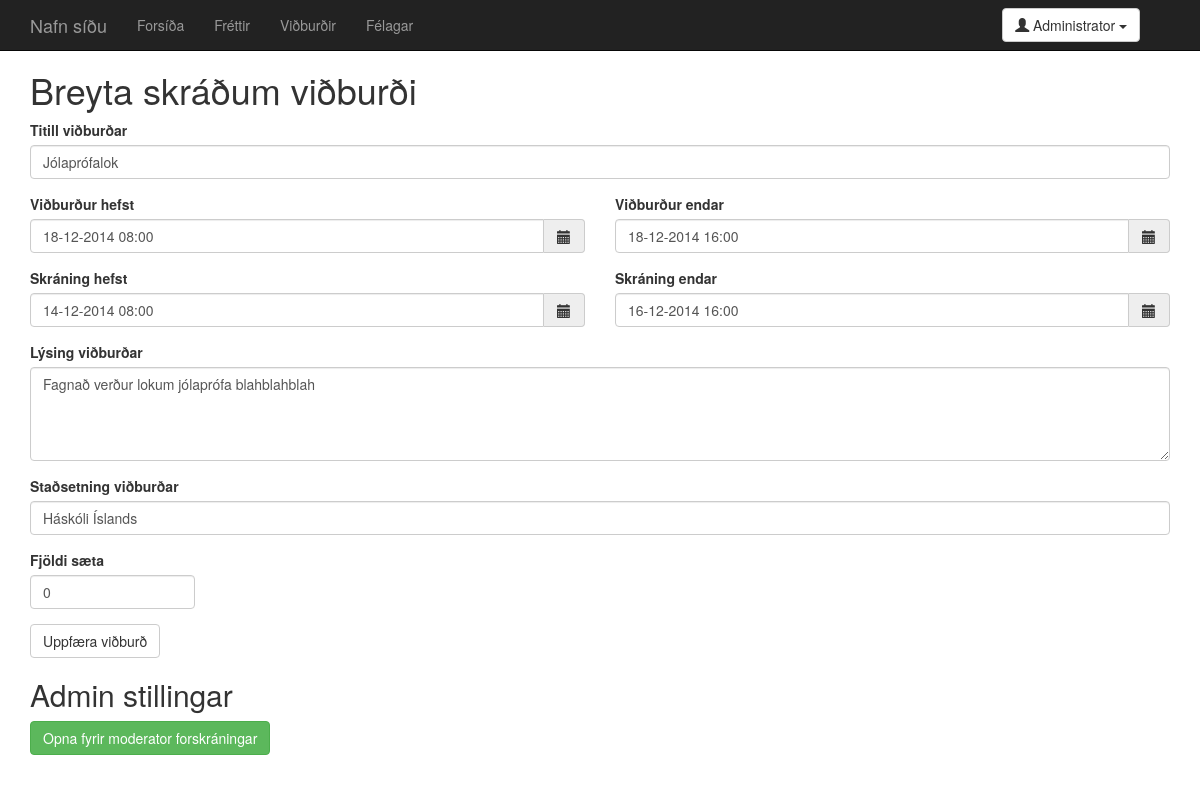
The page /event.change.php?id=1 (signed in) on the database its author committed.
### tables this page shows
CREATE TABLE 'users' (
  'user_id' integer NOT NULL,
  'name' text,
  'post' text NOT NULL UNIQUE,
  'pass' text,
  'privileges' integer,
  'phone_nr' text,
  PRIMARY KEY ('user_id')
);

CREATE TABLE 'events' (
  'event_id' integer NOT NULL,
  'title' text,
  'start' integer,
  'end' integer,
  'registration_start' integer,
  'registration_end' integer,
  'description' text,
  'location' text,
  'seats' integer,
  'date_created' integer,
  'date_edited' integer,
  'creator' integer,
  'last_editor' integer,
  'open_mod_registration' integer,
  PRIMARY KEY ('event_id')
);

### php/config.php (called while the page is built, shortened)
<?php
$website_name = "Nafn síðu";
?>

### php/session_setup.php (called while the page is built, shortened)
<?php
if (isset($_SESSION["loggedin_user"])) {
  $session_user = $_SESSION["loggedin_user"];
  $query = $db->prepare("SELECT name,post,pass,privileges,user_id FROM users WHERE post=:post;");
  $query->execute(array('post' => $session_user));
  $result = $query->fetchAll();
  if (!empty($result)) {
    $result = $result[0];
    $user_name = $result["name"];
  }
  else {
    define("USER_LOGGEDIN", FALSE);
  }
}
else {
  define("USER_LOGGEDIN", FALSE);
}
?>

### php/head.php (called while the page is built, shortened)
<?php
require_once "php/config.php";
require_once "php/db_login.php";
require_once "php/utils.php";
require_once "php/session_setup.php";
?>

### php/utils.php (called while the page is built, shortened)
<?php
function intGET($name) {
  if (filter_has_var(INPUT_GET, $name) !== False && filter_input(INPUT_GET, $name, FILTER_VALIDATE_INT) !== False) {
    return filter_input(INPUT_GET, $name, FILTER_SANITIZE_NUMBER_INT);
  }
  return 0;
}
?>

### event.change.php (the view, shortened to what this page needs)
<?php
require_once "php/head.php";
$event_id = intGET("id");
$query = $db->prepare("SELECT title,start,end,registration_start,registration_end,description,location,seats,open_mod_registration FROM events WHERE event_id = :event_id;");
$query->execute(array('event_id' => $event_id));
$event_result = $query->fetchAll();
$row_data = $event_result[0];
$title = $row_data["title"];
$start = intval($row_data["start"]);
$start_string = date("d-m-Y H:i",$start);
$end = intval($row_data["end"]);
$end_string = date("d-m-Y H:i",$end);
$registration_start = intval($row_data["registration_start"]);
$registration_start_string = date("d-m-Y H:i",$registration_start);
$registration_end = intval($row_data["registration_end"]);
$registration_end_string = date("d-m-Y H:i",$registration_end);
$description = $row_data["description"];
$location = $row_data["location"];
$seats = intval($row_data["seats"]);
$open_mod_registration = intval($row_data["open_mod_registration"]);
if ($open_mod_registration != 1) $open_mod_registration = 0;
$eventTitle       = $title;
$eventStarting    = $start_string;
$eventEnding      = $end_string;
$registerStarting = $registration_start_string;
$registerEnding   = $registration_end_string;
$eventDescription = $description;
$eventLocation    = $location;
$eventSeats       = $seats;
?>
<!DOCTYPE html>
<html lang="is">
  <head>
    <link href="dist/css/bootstrap.min.css" rel="stylesheet">
    <link href="dist/css/bootstrap-datetimepicker.min.css" rel="stylesheet">
    <link href="css/main.css" rel="stylesheet">
  </head>
  <body>
<?php
require_once "parts/navbar.php";
?>
    <div class="container">
      <h1>Breyta skráðum viðburði</h1>
      <form role="form" method="post" action="event.change.php?id=<?php echo $event_id; ?>">
        <div class="form-group">
          <label for="eventTitle">Titill viðburðar</label>
          <input class="form-control" id="eventTitle" name="eventTitle" placeholder="Titill" value="<?php echo $eventTitle; ?>">
        </div>
        <div class="row">
          <div class="form-group col-md-6">
            <label for="eventStarting">Viðburður hefst</label>
            <div class='input-group date' id='datetimepicker1'>
              <input id="eventStarting" name="eventStarting" type='text' class="form-control" data-format="dd-MM-yyyy" placeholder="dd-mm-áááá kk:mm" value="<?php echo $eventStarting; ?>" />
              <span class="input-group-addon"><span class="glyphicon glyphicon-calendar"></span>
              </span>
            </div>
          </div>
          <div class="form-group col-md-6">
            <label for="eventEnding">Viðburður endar</label>
            <div class='input-group date' id='datetimepicker2'>
              <input id="eventEnding" name="eventEnding" type='text' class="form-control" data-format="dd-MM-yyyy" placeholder="dd-mm-áááá kk:mm" value="<?php echo $eventEnding; ?>" />
              <span class="input-group-addon"><span class="glyphicon glyphicon-calendar"></span>
              </span>
            </div>
          </div>
        </div>
        <div class="row">
          <div class="form-group col-md-6">
            <label for="registerStarting">Skráning hefst</label>
            <div class='input-group date' id='datetimepicker3'>
              <input id="registerStarting" name="registerStarting" type='text' class="form-control" data-format="dd-MM-yyyy" placeholder="dd-mm-áááá kk:mm" value="<?php echo $registerStarting; ?>" />
              <span class="input-group-addon"><span class="glyphicon glyphicon-calendar"></span>
              </span>
            </div>
          </div>
          <div class="form-group col-md-6">
            <label for="registerEnding">Skráning endar</label>
            <div class='input-group date' id='datetimepicker4'>
              <input id="registerEnding" name="registerEnding" type='text' class="form-control" data-format="dd-MM-yyyy" placeholder="dd-mm-áááá kk:mm" value="<?php echo $registerEnding; ?>" />
              <span class="input-group-addon"><span class="glyphicon glyphicon-calendar"></span>
              </span>
            </div>
          </div>
        </div>
        <div class="form-group">
          <label for="eventDescription">Lýsing viðburðar</label>
          <textarea id="eventDescription" name="eventDescription" class="form-control" rows="4" placeholder="Lýsing ..."><?php echo $eventDescription; ?></textarea>
        </div>
        <div class="form-group">
          <label for="eventLocation">Staðsetning viðburðar</label>
          <input class="form-control" id="eventLocation" name="eventLocation" placeholder="Staðsetning" value="<?php echo $eventLocation; ?>">
        </div>
        <div class="row">
          <div class="form-group col-md-2">
            <label for="eventSeats">Fjöldi sæta</label>
            <input class="form-control" id="eventSeats" name="eventSeats" placeholder="Fjöldi" value="<?php echo $eventSeats; ?>">
          </div>
        </div>
        <button type="submit" class="btn btn-default">Uppfæra viðburð</button>
      </form>
<?php
if (USER_PRIVILEGES == 2) {
  if ($open_mod_registration) {
    echo <<<_END
      <div class="form-group">
        <h2>Admin stillingar</h2>
        <form role="form" method="post" action="event.change.php?id=$event_id">
          <input type="hidden" name="open_mod_registration" value=0 />
          <button type="submit" class="btn btn-warning">Loka fyrir moderator forskráningar</button>
        </form>
      </div>
_END;
  }
  else {
  echo <<<_END
      <div class="form-group">
        <h2>Admin stillingar</h2>
        <form role="form" method="post" action="event.change.php?id=$event_id">
          <input type="hidden" name="open_mod_registration" value=1 />
          <button type="submit" class="btn btn-success">Opna fyrir moderator forskráningar</button>
        </form>
      </div>
_END;
  }
}
?>
    </div>
  </body>
</html>

### parts/navbar.php (shortened to what this page needs)
<?php
if (!isset($index_active)) {
  $index_active = "";
}
if (!isset($news_active)) {
  $news_active = "";
}
if (!isset($events_active)) {
  $events_active = "";
}
if (!isset($users_active)) {
  $users_active = "";
}
echo <<<_END
        <div class="navbar navbar-inverse navbar-fixed-top">
          <div class="container">
            <div class="navbar-header">
              <button type="button" class="navbar-toggle" data-toggle="collapse" data-target=".navbar-collapse">
                <span class="icon-bar"></span>
                <span class="icon-bar"></span>
                <span class="icon-bar"></span>
              </button>
              <a class="navbar-brand" href="index.php">$website_name</a>
            </div>
            <div class="collapse navbar-collapse">
              <ul class="nav navbar-nav">
                <li$index_active><a href="index.php">Forsíða</a></li>
                <li$news_active><a href="news.php">Fréttir</a></li>
                <li$events_active><a href="events.php">Viðburðir</a></li>
                <li$users_active><a href="users.php">Félagar</a></li>
              </ul>
_END;
if (USER_LOGGEDIN) {
  echo <<<_END
              <div class="navbar-form navbar-right">
                <div class="btn-group">
                  <button type="button" class="btn btn-default dropdown-toggle" data-toggle="dropdown">
                    <span class="glyphicon glyphicon-user"></span> $user_name <span class="caret"></span>
                  </button>
                  <ul class="dropdown-menu" role="menu">
                    <li><a href="mysite.php">Síðan mín</a></li>
_END;
  echo <<<_END
                    <li class="divider"></li>
                    <li><a href="logout.php">Útskrá</a></li>
                  </ul>
                </div>
              </div>
_END;
}
echo <<<_END
            </div>
          </div>
        </div>
_END;
?>

### css/main.css (style rules this page uses)
body { padding-top: 50px; }

### rows shown on the page
users: name "Administrator"
events: eventTitle "Jólaprófalok", eventStarting "18-12-2014 08:00", eventEnding "18-12-2014 16:00", registerStarting "14-12-2014 08:00", registerEnding "16-12-2014 16:00", eventDescription "Fagnað verður lokum jólaprófa blahblahblah", eventLocation "Háskóli Íslands", eventSeats "0"

### other values the page prints
$website_name "Nafn síðu"
